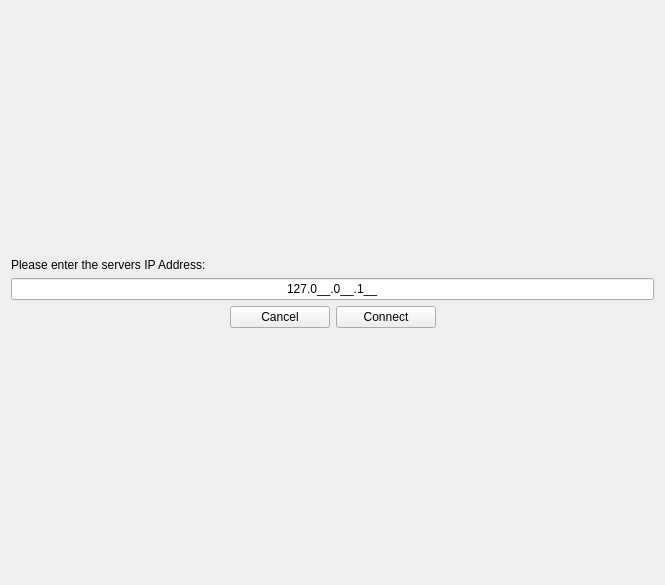
<?xml version="1.0" encoding="UTF-8"?>
<ui version="4.0">
 <class>potg_serverip</class>
 <widget class="QWidget" name="potg_serverip">
  <property name="geometry">
   <rect>
    <x>0</x>
    <y>0</y>
    <width>665</width>
    <height>585</height>
   </rect>
  </property>
  <property name="windowTitle">
   <string>Form</string>
  </property>
  <layout class="QGridLayout" name="gridLayout">
   <item row="3" column="2">
    <widget class="QPushButton" name="connect_button">
     <property name="sizePolicy">
      <sizepolicy hsizetype="Maximum" vsizetype="Fixed">
       <horstretch>0</horstretch>
       <verstretch>0</verstretch>
      </sizepolicy>
     </property>
     <property name="minimumSize">
      <size>
       <width>100</width>
       <height>0</height>
      </size>
     </property>
     <property name="text">
      <string>Connect</string>
     </property>
    </widget>
   </item>
   <item row="3" column="0">
    <spacer name="horizontalSpacer">
     <property name="orientation">
      <enum>Qt::Horizontal</enum>
     </property>
     <property name="sizeHint" stdset="0">
      <size>
       <width>40</width>
       <height>20</height>
      </size>
     </property>
    </spacer>
   </item>
   <item row="0" column="1">
    <spacer name="verticalSpacer_2">
     <property name="orientation">
      <enum>Qt::Vertical</enum>
     </property>
     <property name="sizeHint" stdset="0">
      <size>
       <width>20</width>
       <height>40</height>
      </size>
     </property>
    </spacer>
   </item>
   <item row="3" column="1">
    <widget class="QPushButton" name="cancel_button">
     <property name="sizePolicy">
      <sizepolicy hsizetype="Maximum" vsizetype="Fixed">
       <horstretch>0</horstretch>
       <verstretch>0</verstretch>
      </sizepolicy>
     </property>
     <property name="minimumSize">
      <size>
       <width>100</width>
       <height>0</height>
      </size>
     </property>
     <property name="text">
      <string>Cancel</string>
     </property>
    </widget>
   </item>
   <item row="4" column="1">
    <spacer name="verticalSpacer">
     <property name="orientation">
      <enum>Qt::Vertical</enum>
     </property>
     <property name="sizeHint" stdset="0">
      <size>
       <width>20</width>
       <height>40</height>
      </size>
     </property>
    </spacer>
   </item>
   <item row="1" column="0" colspan="2">
    <widget class="QLabel" name="label">
     <property name="text">
      <string>Please enter the servers IP Address:</string>
     </property>
    </widget>
   </item>
   <item row="3" column="3">
    <spacer name="horizontalSpacer_2">
     <property name="orientation">
      <enum>Qt::Horizontal</enum>
     </property>
     <property name="sizeHint" stdset="0">
      <size>
       <width>40</width>
       <height>20</height>
      </size>
     </property>
    </spacer>
   </item>
   <item row="2" column="0" colspan="4">
    <widget class="QLineEdit" name="lineEdit">
     <property name="inputMask">
      <string>000.000.000.000;_</string>
     </property>
     <property name="text">
      <string>127.0.0.1</string>
     </property>
     <property name="alignment">
      <set>Qt::AlignCenter</set>
     </property>
    </widget>
   </item>
  </layout>
 </widget>
 <resources/>
 <connections/>
</ui>
